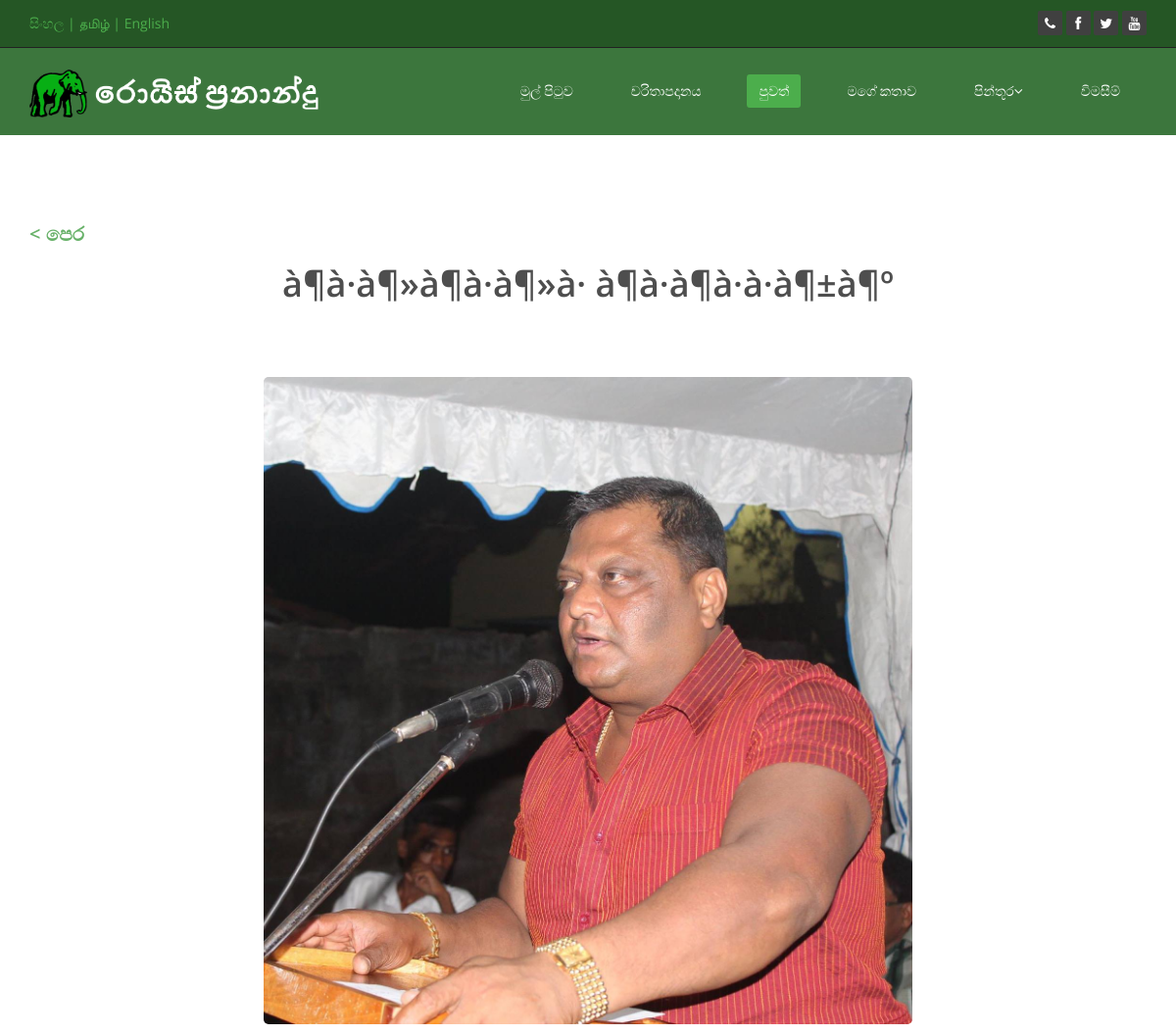
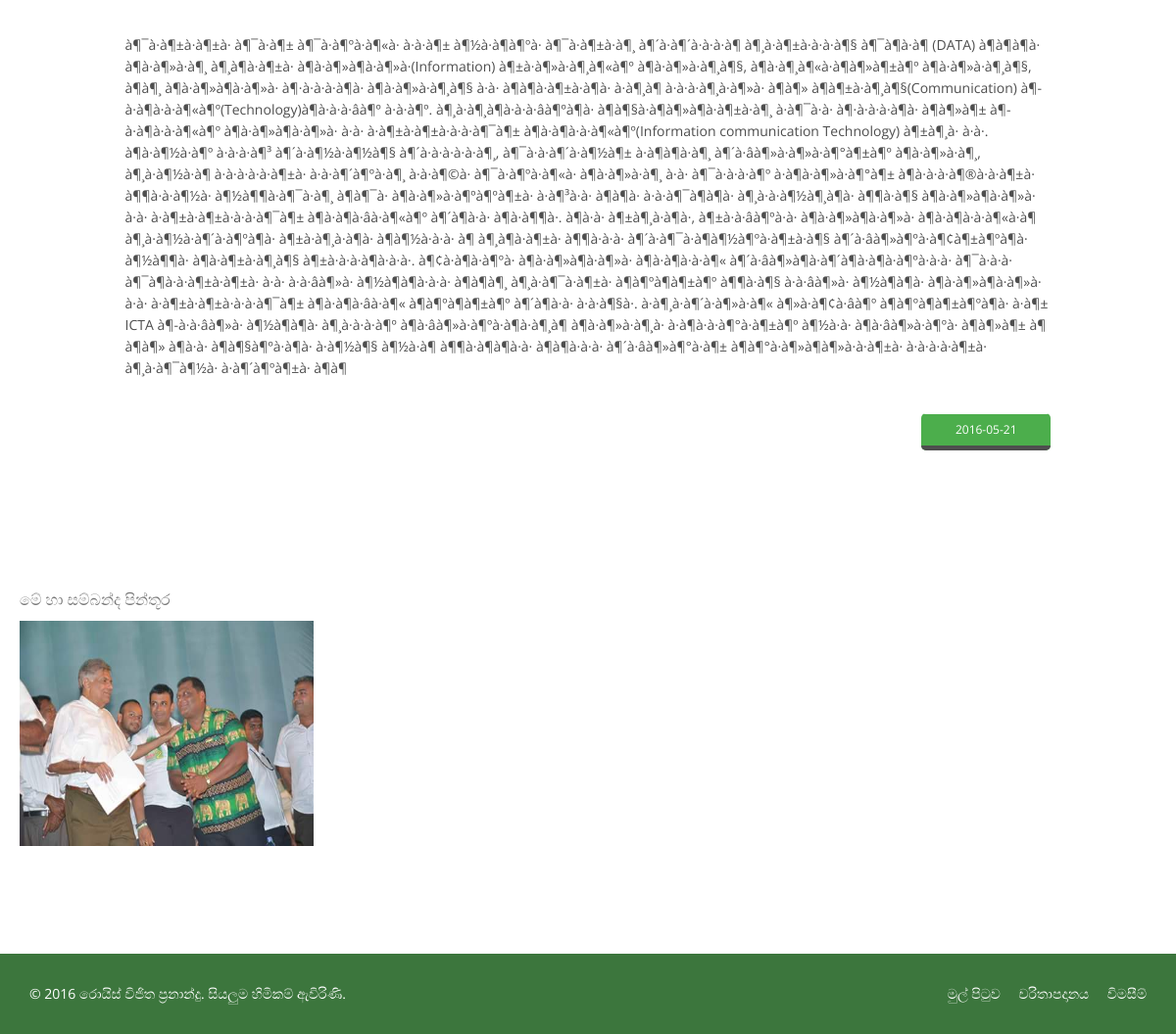
The page /news-item.php?id=47 on the database its author committed (2 pictures, top to bottom).
### tables this page shows
CREATE TABLE IF NOT EXISTS `news` (
  `id` int(11) NOT NULL AUTO_INCREMENT,
  `language` varchar(3) NOT NULL,
  `heading` varchar(100) NOT NULL,
  `date` date NOT NULL,
  `small` varchar(255) NOT NULL DEFAULT '0',
  `content` text NOT NULL,
  `headimage` varchar(255) NOT NULL DEFAULT '0',
  PRIMARY KEY (`id`)
);

CREATE TABLE IF NOT EXISTS `news_image` (
  `news_id` int(11) DEFAULT NULL,
  `image` varchar(255) DEFAULT NULL,
  KEY `news_id` (`news_id`)
);

### language_translate.php (called while the page is built, shortened)
<?php
$textarray = array(
    "Royce Fernando"=> "රොයිස් ප්‍රනාන්දු",
    "Official Web Site" => "වෙබ් අඩවිය",
    "Home" => "මුල් පිටුව",
    "Biography" => "චරිතාපදානය",
    "News" => "පුවත්",
    "My Story" => "මගේ කතාව",
    "Gallery"=>"පින්තූර",
    "Private Gallery"=>"පෞද්ගලික",
    "Public Gallery"=>"මහජන",
    "Contact"=>"විමසීම්",
    "Royce Wijitha Fernando"=>"රොයිස් විජිත ප්‍රනාන්දු",
    "All Rights Reserved"=>"සියලුම හිමිකම් ඇවිරිණි",
    "Other News" => "තවත් පුවත්",
    "Latest News" => "නවතම පුවත",
    "Read More"=>"වැඩි විස්තර",
    "Youtube Channel"=>"වීඩියෝ",
    "Facebook Page"=>"ෆේස්බුක් සමාජය",
    "Twitter Page"=>"ට්විටර් පණිවිඩ",
    "Tweets by" => "ට්විටර් ගිණුම",
    "Google+ Account"=>"ගූගල්+ සමාජය",
    "My Brief"=>"මම",
    "My Mission"=>"මාගේ අරමුණ",
    "My Vision"=>"මාගේ දැක්ම",
    "Previous Page"=>"පෙර පිටුව",
    "Next Page"=>"මීලග පිටුව",
    "Back"=>"පෙර",
    "See more images about this Post"=>"මේ හා සම්බන්ද පින්තූර",
    "View"=>"බලන්න",
    "My Biography"=>"මාගේ චරිතාපදානය",
    "My Familiy"=>"පවුලේ විස්තර",
    "My Education"=>"අධ්‍යාපනික විස්තර",
    "My Career"=>"වෘත්තීය විස්තර",
    "My Target"=>"අරමුණු",
    "Private Gallery "=>"පෞද්ගලික ඡායාරූප",
    "Public Gallery "=>"මහජන ඡායාරූප",
    "How to Meet Me ?"=>"හමුවීම සදහා",
    ""=>"",
);
function translate($sentence,$lan){
    global $textarray;
    if($lan=="SI"){
        return $textarray[$sentence];
    }
    return $sentence;
}
function getImageTranslation($name,$lan){
    if($lan=="SI"){
        return $name.'_SI';
    }
    return $name;
}

### news-item.php (the view, shortened to what this page needs)
<?php
include_once('language_translate.php');
$post_id = $_GET['id'];
$pdo = connect();
$sql = "SELECT * FROM news where id=:pid ";
$query = $pdo->prepare($sql);
$query->execute(array('pid'=>$post_id));
$result = $query->fetchAll();
$sql2 = "SELECT * FROM news_image where news_id=:pid ";
$query = $pdo->prepare($sql2);
$query->execute(array('pid'=>$post_id));
$result2 = $query->fetchAll();
?>
<!DOCTYPE html>
<html lang="en">
<head>
    <link href="css/bootstrap.min.css" rel="stylesheet">
    <link href="css/font-awesome.min.css" rel="stylesheet">
    <link href="css/prettyPhoto.css" rel="stylesheet">
    <link href="css/animate.min.css" rel="stylesheet">
    <link href="css/main.css" rel="stylesheet">
    <link href="css/responsive.css" rel="stylesheet">
</head>
<body>
<header id="header">
    <div class="top-bar" style="background-color:#255625;">
        <div class="container">
            <div class="row">
                <div class="col-sm-6 col-xs-4">
                    <a href="setlanguage.php?language=SI">සිංහල</a>
                    <span style="color: #4cae4c;">|</span>
                    <a href="setlanguage.php?language=EN">தமிழ்</a>
                    <span style="color: #4cae4c;">|</span>
                    <a href="setlanguage.php?language=EN">English</a>
                </div>
                <div class="col-sm-6 col-xs-8">
                    <div class="social">
                        <ul class="social-share">
                            <li ><a href="contact-us.php"><i class="fa fa-phone"></i></a></li>
                            <li ><a href="https://www.facebook.com/RoyceFernandoOfficial/"><i class="fa fa-facebook"></i></a></li>
                            <li><a href="https://twitter.com/RoyceWFernando"><i class="fa fa-twitter"></i></a></li>
                            <li><a href="https://www.youtube.com/channel/UCwiLluuQWuQTROY9ZEaGOyw"><i class="fa fa-youtube"></i></a></li>
                        </ul>
                    </div>
                </div>
            </div>
        </div>
    </div>
    <nav class="navbar navbar-inverse" role="banner" style="background-color:#3c763d;">
        <div class="container">
            <div class="navbar-header">
                <a class="navbar-brand" href="index.php"><img src="images/ico/<?php echo getImageTranslation("rf",$lan);?>.png" class="img-responsive rf-image" style="width:300px; margin-top:7px;" alt="logo"></a>
            </div>
            <div class="collapse navbar-collapse navbar-right">
                <ul class="nav navbar-nav">
                    <li><a href="index.php"><?php echo translate("Home",$lan);?></a></li>
                    <li><a href="biography.php"><?php echo translate("Biography",$lan);?></a></li>
                    <li class="active"><a href="news.php"><?php echo translate("News",$lan);?></a></li>
                    <li><a href="mystory.php"><?php echo translate("My Story",$lan);?></a></li>
                    <li class="dropdown">
                        <a href="#" class="dropdown-toggle" data-toggle="dropdown"><?php echo translate("Gallery",$lan);?><i class="fa fa-angle-down"></i></a>
                    </li>
                    <li><a href="contact-us.php"><?php echo translate("Contact",$lan);?></a></li>
                </ul>
            </div>
        </div>
    </nav >
</header>
<section id="blog" class="container">
    <div><a href="news.php"><h2  style="color:#67b168;">< <?php echo translate("Back",$lan);?></h2></a></div>
    <?php
    if (count($result) > 0) {
        foreach($result as $row){
        echo '<div class="center">
                    <p class="lead"><h2>'.utf8_decode($row['heading']).'</h2></p>
              </div>
              <div class="blog">
                <div class="row">
                    <div class="col-xs-10 col-xs-offset-1">';
                       echo "<div class=\"blog-item\">
                        <center>
                            <img class=\"img-responsive img-blog\" src='admin/uploads/".$row['headimage']."' width=\"70%\" alt=\"\" />
                        </center>
                            <div class=\"row\">
                                <div class=\"col-xs-12 col-sm-12 blog-content\">
                                    <p>".utf8_decode($row['content'])."</p>
                                </div>
                                <div class=\"col-xs-8 col-sm-10 text-center\"></div>
                                <div class=\"col-xs-4 col-sm-2 text-center\">
                                    <div class=\"entry-meta\">
                                        <span id=\"publish_date\">".$row['date']."</span>
                                    </div>
                                </div>
                            </div>
                        </div>
                    </div>";
                    }
                }
                ?>
                </div>
            </div>
</section>
<section id="portfolio" style="margin-top:-70px;">
    <div class="container">
        <div class="row">
            <h3><?php echo translate("See more images about this Post",$lan);?></h3>
            <div class="portfolio-items">
                <?php
                if (count($result2) > 0) {
                    foreach($result2 as $row){
                        echo "<div class=\"portfolio-item apps col-xs-12 col-sm-4 col-md-3\">
                            <div class=\"recent-work-wrap\">
                                <img class=img-responsive\" src='admin/uploads/".$row['image']."' style=\"width:300px; height:230px;\" alt=\"\">
                                <div class=\"overlay\">
                                    <div class=\"recent-work-inner\" style=' text-align: center;padding-top:60px;'>
                                        <a class=\"preview\" href='admin/uploads/".$row['image']."' rel=\"prettyPhoto\" style=\"font-size:30px;vertical-align: middle; \"><i class=\"fa fa-eye\"></i>".translate("View",$lan)."</a>
                                    </div>
                                </div>
                            </div>
                        </div>";
                    }
                }
                ?>
            </div>
        </div>
</section>
<footer id="footer" class="midnight-blue" style="background-color:#3c763d;">
    <div class="container">
        <div class="row">
            <div class="col-sm-6">
                &copy; 2016 <a target="_blank" href="index.php" title="Royce Wijitha fernand | Official Web Site"><?php echo translate("Royce Wijitha Fernando",$lan);?></a>. <?php echo translate("All Rights Reserved",$lan);?>.
            </div>
            <div class="col-sm-6">
                <ul class="pull-right">
                    <li><a href="index.php"><?php echo translate("Home",$lan);?></a></li>
                    <li><a href="biography.php"><?php echo translate("Biography",$lan);?></a></li>
                    <li><a href="contact-us.php"><?php echo translate("Contact",$lan);?></a></li>
                </ul>
            </div>
        </div>
    </div>
</footer>
</body>
</html>

### css/main.css (style rules this page uses)
body { background: #fff; font-family: 'Open Sans', sans-serif; color:#4e4e4e; line-height: 22px; }
h1, h2, h3, h4, h5, h6 { font-weight: 600; font-family: 'Open Sans', sans-serif; color:#4e4e4e; }
h2 { font-size: 20px; }
h3 { font-size: 16px; color: #787878; font-weight: 400; line-height: 24px; }
a { color: #4cae4c; -webkit-transition: color 300ms, background-color 300ms; -moz-transition: color 300ms, background-color 300ms; -o-transition: color 300ms, background-color 300ms; transition: color 300ms, background-color 300ms; }
.center h2 { font-size: 36px; margin-top: 0; margin-bottom: 20px; }
body > section { padding: 70px 0; }
.center { text-align: center; padding-bottom: 55px; }
.lead { font-size: 16px; line-height: 24px; font-weight: 400; }
.navbar>.container .navbar-brand { margin-left: 0; }
.top-bar { padding: 10px 0; background: #191919; border-bottom: 1px solid #222; line-height: 28px; }
.social { text-align: right; }
.social-share { display: inline-block; list-style: none; padding: 0; margin: 0; }
ul.social-share li { display: inline-block; }
ul.social-share li a { display: inline-block; color: #fff; background: #404040; width: 25px; height: 25px; line-height: 25px; text-align: center; border-radius: 2px; }
.navbar-brand { padding: 0; margin:0; }
.navbar { border-radius: 0; margin-bottom: 0; background: #151515; padding: 15px 0; padding-bottom: 0; }
.navbar-nav { margin-top: 12px; }
.navbar-nav>li { margin-left: 35px; padding-bottom: 28px; }
.navbar-inverse .navbar-nav > li > a { padding: 5px 12px; margin: 0; border-radius: 3px; color: #fff; line-height: 24px; display: inline-block; }
.navbar-inverse { border: none; }
.navbar-inverse .navbar-brand { font-size: 36px; line-height: 50px; color: #fff; }
.navbar-inverse .navbar-nav > .active > a, .navbar-inverse .navbar-nav > .active > a:hover, .navbar-inverse .navbar-nav > .active > a:focus, .navbar-inverse .navbar-nav > .open > a, .navbar-inverse .navbar-nav > .open > a:hover, .navbar-inverse .navbar-nav > .open > a:focus { background-color: #4cae4c; color: #fff; }
.navbar-inverse .navbar-collapse, .navbar-inverse .navbar-form { border-top: 0; padding-bottom: 0; }
.recent-work-wrap { position: relative; }
.recent-work-wrap img { width: 100%; }
.portfolio-items, .portfolio-filter { list-style: none outside none; margin: 0 0 40px 0; padding: 0; }
.portfolio-item { margin: 0; padding:0; }
.isotope-item { z-index: 2; }
.isotope, .isotope .isotope-item { -webkit-transition-duration: 0.8s; -moz-transition-duration: 0.8s; -ms-transition-duration: 0.8s; -o-transition-duration: 0.8s; transition-duration: 0.8s; }
.isotope { -webkit-transition-property: height, width; -moz-transition-property: height, width; -ms-transition-property: height, width; -o-transition-property: height, width; transition-property: height, width; }
.isotope .isotope-item { -webkit-transition-property: -webkit-transform, opacity; -moz-transition-property: -moz-transform, opacity; -ms-transition-property: -ms-transform, opacity; -o-transition-property: -o-transform, opacity; transition-property: transform, opacity; }
.blog-item { border-radius: 0; overflow: hidden; margin-bottom: 50px; }
.blog .blog-item .img-blog { border-radius: 5px; margin-bottom: 45px; }
.blog .blog-item .blog-content { padding-bottom: 25px; }
.blog .blog-item .entry-meta { border-radius: 5px; overflow: hidden; }
.blog .blog-item .entry-meta > span { background: #f5f5f5; border-top: 1px solid #fff; display: block; font-size: 12px; overflow: hidden; padding: 5px; text-align: left; }
#publish_date { background: #4cae4c; border-bottom: 5px solid #4e4e4e; color: #fff; padding: 5px 0; text-align: center; }
.blog .blog-item .entry-meta > span { color: #ccc; }
#footer { padding-top: 30px; padding-bottom: 30px; color: #fff; background: #2e2e2e; }
#footer a { color: #fff; }
#footer ul { list-style: none; padding: 0; margin: 0; }
#footer ul > li { display: inline-block; margin-left: 15px; }

### css/responsive.css (style rules this page uses)
@media (min-width: 1200px) { #portfolio .row { margin-left: -10px; margin-right: -10px; } }

### rows shown on the page
news: heading "à¶­à·à¶»à¶­à·à¶»à· à¶­à·à¶à·à·à¶±à¶º", headimage (picture), content "à¶¯à·à¶±à·à¶±à· à¶¯à·à¶± à¶¯à·à¶ºà·à¶«à· à·à·à¶± à¶½à·à¶à¶ºà· à¶¯à·à¶±à·à¶¸ à¶´à·à¶´à·à·à·à¶­ à¶¸à·à¶±à·à·à·à¶§ à¶¯à¶­à·à¶­ (DATA) à¶à¶à¶­à· à¶à·à¶»à·à¶¸ à¶¸à¶à·à¶±à· à¶­à·à¶»à¶­à·à¶»à·(Information) à¶±à·à¶»à·à¶¸à¶«à¶º à¶à·à¶»à·à¶¸à¶§, à¶à· à¶¸à¶«à·à¶à¶»à¶±à¶º à¶à·à¶»à·à¶¸à¶§, à¶à¶¸ à¶­à·à¶»à¶­à·à¶»à· à¶·à·à·à·à¶­à· à¶à·à¶»à·à¶¸à¶§ à·à· à¶à¶à·à¶±à·à¶à· à·à¶¸à¶ à·à·à·à¶¸à·à¶»à· à¶à¶» à¶à¶±à·à¶¸à¶§(Communication) à¶­à·à¶à·à·à¶«à¶º(Technology)à¶ à·à·à·âà¶º à·à·à¶º. à¶¸à·à¶¸à¶ à·à·à·âà¶ºà¶­à· à¶à¶§à·à¶à¶»à¶à·à¶±à·à¶¸ à·à¶¯à·à· à¶·à·à·à·à¶­à· à¶à¶»à¶± à¶­à·à¶à·à·à¶«à¶º…", date "2016-05-21"
news_image: image (picture)

### other values the page prints
translate("Home",$lan) "මුල් පිටුව"
translate("Biography",$lan) "චරිතාපදානය"
translate("News",$lan) "පුවත්"
translate("My Story",$lan) "මගේ කතාව"
translate("Gallery",$lan) "පින්තූර"
translate("Contact",$lan) "විමසීම්"
translate("Back",$lan) "පෙර"
translate("See more images about this Post",$lan) "මේ හා සම්බන්ද පින්තූර"
translate("Royce Wijitha Fernando",$lan) "රොයිස් විජිත ප්‍රනාන්දු"
translate("All Rights Reserved",$lan) "සියලුම හිමිකම් ඇවිරිණි"
